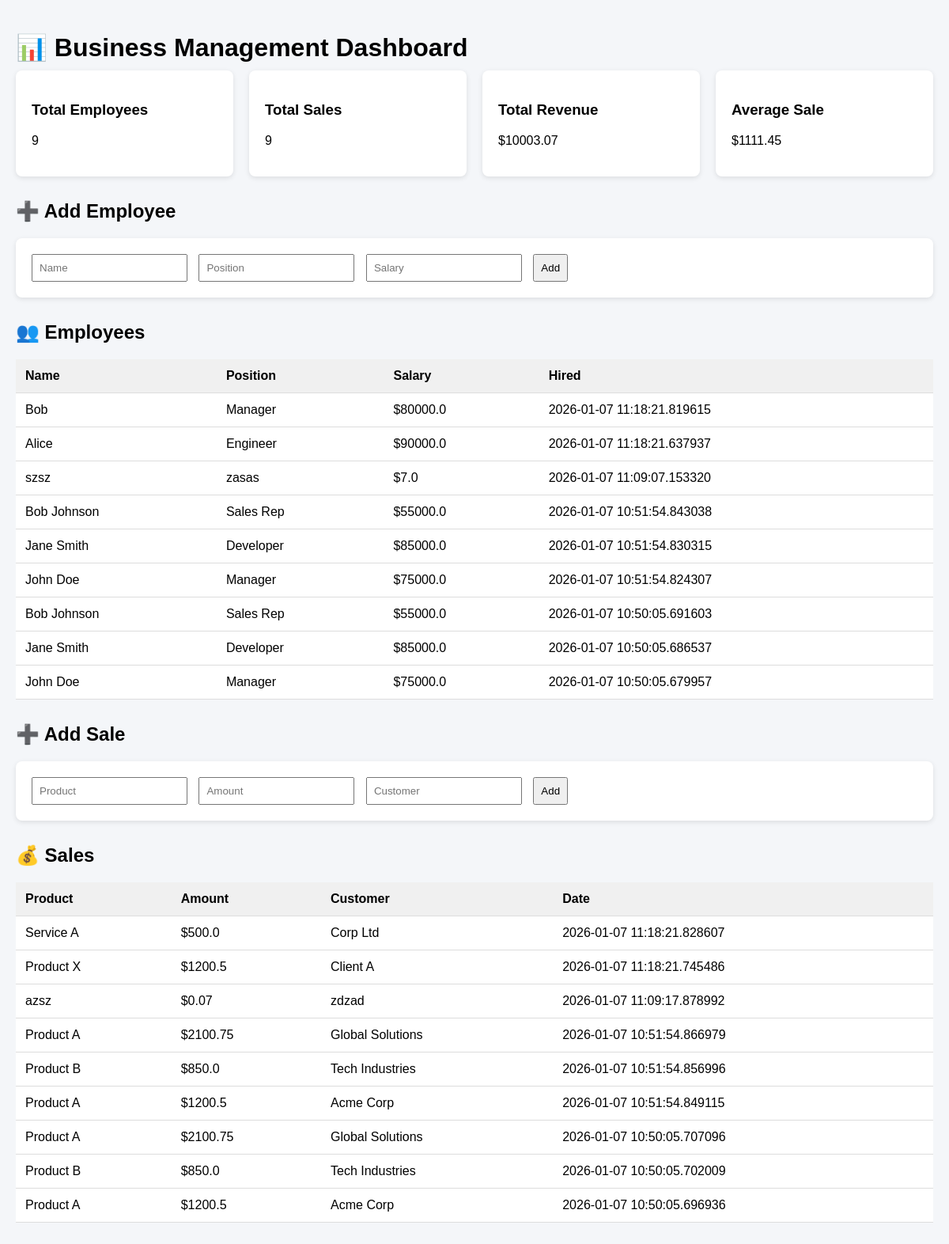
Before: / with the older database file.
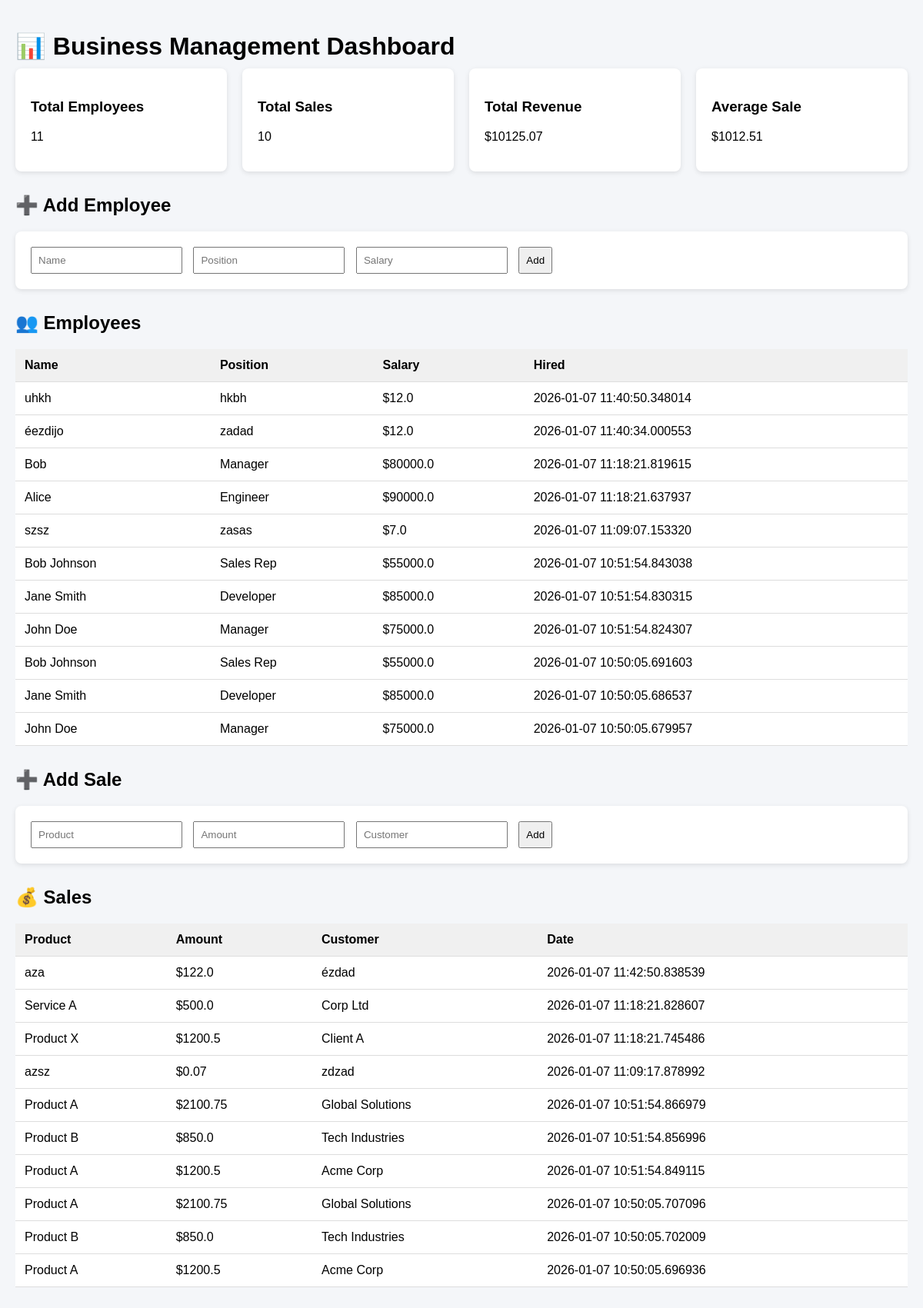
After: the same page with the newer database file.
### tables this page shows
CREATE TABLE employees (
                id INTEGER PRIMARY KEY AUTOINCREMENT,
                name TEXT NOT NULL,
                position TEXT NOT NULL,
                salary REAL NOT NULL,
                hired_date TIMESTAMP DEFAULT CURRENT_TIMESTAMP
            );

CREATE TABLE sales (
                id INTEGER PRIMARY KEY AUTOINCREMENT,
                product TEXT NOT NULL,
                amount REAL NOT NULL,
                customer TEXT NOT NULL,
                sale_date TIMESTAMP DEFAULT CURRENT_TIMESTAMP
            );

### app.py (the view)
@app.route('/')
def dashboard_ui():
    summary = dashboard.get_dashboard_summary()
    employees = dashboard.get_employees()
    sales = dashboard.get_sales()
    return render_template(
        "dashboard.html",
        summary=summary,
        employees=employees,
        sales=sales
    )

### app.py (called while the page is built)
    def get_connection(self):
        conn = sqlite3.connect(self.db_name)
        conn.row_factory = sqlite3.Row
        return conn

    def get_employees(self) -> List[Dict]:
        conn = self.get_connection()
        cursor = conn.cursor()
        cursor.execute('SELECT * FROM employees ORDER BY id DESC')
        result = [dict(row) for row in cursor.fetchall()]
        conn.close()
        return result

    def get_employee_count(self) -> int:
        conn = self.get_connection()
        cursor = conn.cursor()
        cursor.execute('SELECT COUNT(*) as count FROM employees')
        count = cursor.fetchone()['count']
        conn.close()
        return count

    def get_sales(self) -> List[Dict]:
        conn = self.get_connection()
        cursor = conn.cursor()
        cursor.execute('SELECT * FROM sales ORDER BY id DESC LIMIT 100')
        result = [dict(row) for row in cursor.fetchall()]
        conn.close()
        return result

    def get_total_revenue(self) -> float:
        conn = self.get_connection()
        cursor = conn.cursor()
        cursor.execute('SELECT COALESCE(SUM(amount), 0) as total FROM sales')
        total = cursor.fetchone()['total']
        conn.close()
        return total

    def get_sales_count(self) -> int:
        conn = self.get_connection()
        cursor = conn.cursor()
        cursor.execute('SELECT COUNT(*) as count FROM sales')
        count = cursor.fetchone()['count']
        conn.close()
        return count

    def get_average_sale(self) -> float:
        conn = self.get_connection()
        cursor = conn.cursor()
        cursor.execute('SELECT AVG(amount) as avg FROM sales')
        result = cursor.fetchone()['avg']
        conn.close()
        return result if result else 0.0

    def get_dashboard_summary(self) -> Dict:
        return {
            "total_employees": self.get_employee_count(),
            "total_sales": self.get_sales_count(),
            "total_revenue": self.get_total_revenue(),
            "average_sale": self.get_average_sale(),
        }

### templates/dashboard.html (shortened to what this page needs)
<!DOCTYPE html>
<html lang="en">
<head>
</head>
<body>
<h1>📊 Business Management Dashboard</h1>
<div class="cards">
    <div class="card">
        <h3>Total Employees</h3>
        <p>{{ summary.total_employees }}</p>
    </div>
    <div class="card">
        <h3>Total Sales</h3>
        <p>{{ summary.total_sales }}</p>
    </div>
    <div class="card">
        <h3>Total Revenue</h3>
        <p>${{ "%.2f"|format(summary.total_revenue) }}</p>
    </div>
    <div class="card">
        <h3>Average Sale</h3>
        <p>${{ "%.2f"|format(summary.average_sale) }}</p>
    </div>
</div>
<h2>➕ Add Employee</h2>
<form method="post" action="/api/employees" onsubmit="return submitForm(event, this)">
    <input name="name" placeholder="Name" required>
    <input name="position" placeholder="Position" required>
    <input name="salary" placeholder="Salary" type="number" required>
    <button>Add</button>
</form>
<h2>👥 Employees</h2>
<table>
    <tr>
        <th>Name</th>
        <th>Position</th>
        <th>Salary</th>
        <th>Hired</th>
    </tr>
    {% for e in employees %}
    <tr>
        <td>{{ e.name }}</td>
        <td>{{ e.position }}</td>
        <td>${{ e.salary }}</td>
        <td>{{ e.hired_date }}</td>
    </tr>
    {% endfor %}
</table>
<h2>➕ Add Sale</h2>
<form method="post" action="/api/sales" onsubmit="return submitForm(event, this)">
    <input name="product" placeholder="Product" required>
    <input name="amount" placeholder="Amount" type="number" step="0.01" required>
    <input name="customer" placeholder="Customer" required>
    <button>Add</button>
</form>
<h2>💰 Sales</h2>
<table>
    <tr>
        <th>Product</th>
        <th>Amount</th>
        <th>Customer</th>
        <th>Date</th>
    </tr>
    {% for s in sales %}
    <tr>
        <td>{{ s.product }}</td>
        <td>${{ s.amount }}</td>
        <td>{{ s.customer }}</td>
        <td>{{ s.sale_date }}</td>
    </tr>
    {% endfor %}
</table>
</body>
</html>

### templates/dashboard.html (style rules this page uses)
body { font-family: Arial, sans-serif; background: #f4f6f9; margin: 0; padding: 20px; }
h1 { margin-bottom: 10px; }
.cards { display: flex; gap: 20px; margin-bottom: 30px; }
.card { background: white; padding: 20px; border-radius: 8px; flex: 1; box-shadow: 0 2px 6px rgba(0,0,0,0.1); }
table { width: 100%; background: white; border-collapse: collapse; margin-bottom: 30px; }
th, td { padding: 12px; border-bottom: 1px solid #ddd; text-align: left; }
th { background: #f0f0f0; }
form { background: white; padding: 20px; border-radius: 8px; margin-bottom: 30px; box-shadow: 0 2px 6px rgba(0,0,0,0.1); }
input, button { padding: 8px; margin-right: 10px; }
button { cursor: pointer; }

Changed rows visible on the page:
added employees: name "uhkh", position "hkbh", salary "12.0", hired_date "2026-01-07 11:40:50.348014"
added employees: name "éezdijo", position "zadad", salary "12.0", hired_date "2026-01-07 11:40:34.000553"
added sales: product "aza", amount "122.0", customer "ézdad", sale_date "2026-01-07 11:42:50.838539"
Other visible differences:
{{ summary.total_employees }}: "9" → "11"
{{ summary.total_sales }}: "9" → "10"
{{ "%.2f"|format(summary.total_revenue) }}: "10003.07" → "10125.07"
{{ "%.2f"|format(summary.average_sale) }}: "1111.45" → "1012.51"
